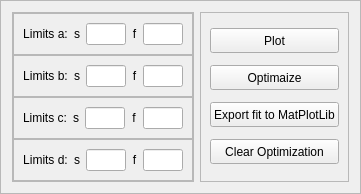
                             <widget class="QFrame" name="frame_35">
                              <property name="frameShape">
                               <enum>QFrame::StyledPanel</enum>
                              </property>
                              <property name="frameShadow">
                               <enum>QFrame::Raised</enum>
                              </property>
                              <layout class="QHBoxLayout" name="horizontalLayout_43">
                               <item>
                                <widget class="QFrame" name="frame_65">
                                 <property name="frameShape">
                                  <enum>QFrame::StyledPanel</enum>
                                 </property>
                                 <property name="frameShadow">
                                  <enum>QFrame::Raised</enum>
                                 </property>
                                 <layout class="QVBoxLayout" name="verticalLayout_21">
                                  <property name="spacing">
                                   <number>0</number>
                                  </property>
                                  <property name="leftMargin">
                                   <number>0</number>
                                  </property>
                                  <property name="topMargin">
                                   <number>0</number>
                                  </property>
                                  <property name="rightMargin">
                                   <number>0</number>
                                  </property>
                                  <property name="bottomMargin">
                                   <number>0</number>
                                  </property>
                                  <item>
                                   <widget class="QFrame" name="frame_67">
                                    <property name="frameShape">
                                     <enum>QFrame::StyledPanel</enum>
                                    </property>
                                    <property name="frameShadow">
                                     <enum>QFrame::Raised</enum>
                                    </property>
                                    <layout class="QHBoxLayout" name="horizontalLayout_42">
                                     <item>
                                      <widget class="QLabel" name="label_38">
                                       <property name="maximumSize">
                                        <size>
                                         <width>80</width>
                                         <height>16777215</height>
                                        </size>
                                       </property>
                                       <property name="text">
                                        <string>Limits a:</string>
                                       </property>
                                       <property name="alignment">
                                        <set>Qt::AlignCenter</set>
                                       </property>
                                      </widget>
                                     </item>
                                     <item>
                                      <widget class="QLabel" name="label_39">
                                       <property name="maximumSize">
                                        <size>
                                         <width>10</width>
                                         <height>16777215</height>
                                        </size>
                                       </property>
                                       <property name="text">
                                        <string>s</string>
                                       </property>
                                      </widget>
                                     </item>
                                     <item>
                                      <widget class="QLineEdit" name="lineEdit_analysis_s_limit_a">
                                       <property name="maximumSize">
                                        <size>
                                         <width>40</width>
                                         <height>16777215</height>
                                        </size>
                                       </property>
                                      </widget>
                                     </item>
                                     <item>
                                      <widget class="QLabel" name="label_40">
                                       <property name="maximumSize">
                                        <size>
                                         <width>10</width>
                                         <height>16777215</height>
                                        </size>
                                       </property>
                                       <property name="text">
                                        <string>f</string>
                                       </property>
                                       <property name="alignment">
                                        <set>Qt::AlignCenter</set>
                                       </property>
                                      </widget>
                                     </item>
                                     <item>
                                      <widget class="QLineEdit" name="lineEdit_analysis_f_limit_a">
                                       <property name="maximumSize">
                                        <size>
                                         <width>40</width>
                                         <height>16777215</height>
                                        </size>
                                       </property>
                                      </widget>
                                     </item>
                                    </layout>
                                   </widget>
                                  </item>
                                  <item>
                                   <widget class="QFrame" name="frame_analysis_f_limit_b">
                                    <property name="frameShape">
                                     <enum>QFrame::StyledPanel</enum>
                                    </property>
                                    <property name="frameShadow">
                                     <enum>QFrame::Raised</enum>
                                    </property>
                                    <layout class="QHBoxLayout" name="horizontalLayout_41">
                                     <item>
                                      <widget class="QLabel" name="label_35">
                                       <property name="maximumSize">
                                        <size>
                                         <width>80</width>
                                         <height>16777215</height>
                                        </size>
                                       </property>
                                       <property name="text">
                                        <string>Limits b:</string>
                                       </property>
                                       <property name="alignment">
                                        <set>Qt::AlignCenter</set>
                                       </property>
                                      </widget>
                                     </item>
                                     <item>
                                      <widget class="QLabel" name="label_36">
                                       <property name="maximumSize">
                                        <size>
                                         <width>10</width>
                                         <height>16777215</height>
                                        </size>
                                       </property>
                                       <property name="text">
                                        <string>s</string>
                                       </property>
                                      </widget>
                                     </item>
                                     <item>
                                      <widget class="QLineEdit" name="lineEdit_analysis_s_limit_b">
                                       <property name="maximumSize">
                                        <size>
                                         <width>40</width>
                                         <height>16777215</height>
                                        </size>
                                       </property>
                                      </widget>
                                     </item>
                                     <item>
                                      <widget class="QLabel" name="label_37">
                                       <property name="maximumSize">
                                        <size>
                                         <width>10</width>
                                         <height>16777215</height>
                                        </size>
                                       </property>
                                       <property name="text">
                                        <string>f</string>
                                       </property>
                                       <property name="alignment">
                                        <set>Qt::AlignCenter</set>
                                       </property>
                                      </widget>
                                     </item>
                                     <item>
                                      <widget class="QLineEdit" name="lineEdit_analysis_f_limit_b">
                                       <property name="maximumSize">
                                        <size>
                                         <width>40</width>
                                         <height>16777215</height>
                                        </size>
                                       </property>
                                      </widget>
                                     </item>
                                    </layout>
                                   </widget>
                                  </item>
                                  <item>
                                   <widget class="QFrame" name="frame_analysis_f_limit_b_2">
                                    <property name="frameShape">
                                     <enum>QFrame::StyledPanel</enum>
                                    </property>
                                    <property name="frameShadow">
                                     <enum>QFrame::Raised</enum>
                                    </property>
                                    <layout class="QHBoxLayout" name="horizontalLayout_44">
                                     <item>
                                      <widget class="QLabel" name="label_41">
                                       <property name="maximumSize">
                                        <size>
                                         <width>80</width>
                                         <height>16777215</height>
                                        </size>
                                       </property>
                                       <property name="text">
                                        <string>Limits c:</string>
                                       </property>
                                       <property name="alignment">
                                        <set>Qt::AlignCenter</set>
                                       </property>
                                      </widget>
                                     </item>
                                     <item>
                                      <widget class="QLabel" name="label_42">
                                       <property name="maximumSize">
                                        <size>
                                         <width>10</width>
                                         <height>16777215</height>
                                        </size>
                                       </property>
                                       <property name="text">
                                        <string>s</string>
                                       </property>
                                      </widget>
                                     </item>
                                     <item>
                                      <widget class="QLineEdit" name="lineEdit_analysis_s_limit_c">
                                       <property name="maximumSize">
                                        <size>
                                         <width>40</width>
                                         <height>16777215</height>
                                        </size>
                                       </property>
                                      </widget>
                                     </item>
                                     <item>
                                      <widget class="QLabel" name="label_43">
                                       <property name="maximumSize">
                                        <size>
                                         <width>10</width>
                                         <height>16777215</height>
                                        </size>
                                       </property>
                                       <property name="text">
                                        <string>f</string>
                                       </property>
                                       <property name="alignment">
                                        <set>Qt::AlignCenter</set>
                                       </property>
                                      </widget>
                                     </item>
                                     <item>
                                      <widget class="QLineEdit" name="lineEdit_analysis_f_limit_c">
                                       <property name="maximumSize">
                                        <size>
                                         <width>40</width>
                                         <height>16777215</height>
                                        </size>
                                       </property>
                                      </widget>
                                     </item>
                                    </layout>
                                   </widget>
                                  </item>
                                  <item>
                                   <widget class="QFrame" name="frame_analysis_f_limit_b_3">
                                    <property name="frameShape">
                                     <enum>QFrame::StyledPanel</enum>
                                    </property>
                                    <property name="frameShadow">
                                     <enum>QFrame::Raised</enum>
                                    </property>
                                    <layout class="QHBoxLayout" name="horizontalLayout_45">
                                     <item>
                                      <widget class="QLabel" name="label_44">
                                       <property name="maximumSize">
                                        <size>
                                         <width>80</width>
                                         <height>16777215</height>
                                        </size>
                                       </property>
                                       <property name="text">
                                        <string>Limits d:</string>
                                       </property>
                                       <property name="alignment">
                                        <set>Qt::AlignCenter</set>
                                       </property>
                                      </widget>
                                     </item>
                                     <item>
                                      <widget class="QLabel" name="label_45">
                                       <property name="maximumSize">
                                        <size>
                                         <width>10</width>
                                         <height>16777215</height>
                                        </size>
                                       </property>
                                       <property name="text">
                                        <string>s</string>
                                       </property>
                                      </widget>
                                     </item>
                                     <item>
                                      <widget class="QLineEdit" name="lineEdit_analysis_s_limit_d">
                                       <property name="maximumSize">
                                        <size>
                                         <width>40</width>
                                         <height>16777215</height>
                                        </size>
                                       </property>
                                      </widget>
                                     </item>
                                     <item>
                                      <widget class="QLabel" name="label_46">
                                       <property name="maximumSize">
                                        <size>
                                         <width>10</width>
                                         <height>16777215</height>
                                        </size>
                                       </property>
                                       <property name="text">
                                        <string>f</string>
                                       </property>
                                       <property name="alignment">
                                        <set>Qt::AlignCenter</set>
                                       </property>
                                      </widget>
                                     </item>
                                     <item>
                                      <widget class="QLineEdit" name="lineEdit_analysis_f_limit_d">
                                       <property name="maximumSize">
                                        <size>
                                         <width>40</width>
                                         <height>16777215</height>
                                        </size>
                                       </property>
                                      </widget>
                                     </item>
                                    </layout>
                                   </widget>
                                  </item>
                                 </layout>
                                </widget>
                               </item>
                               <item>
                                <widget class="QFrame" name="frame_63">
                                 <property name="frameShape">
                                  <enum>QFrame::StyledPanel</enum>
                                 </property>
                                 <property name="frameShadow">
                                  <enum>QFrame::Raised</enum>
                                 </property>
                                 <layout class="QVBoxLayout" name="verticalLayout_22">
                                  <item>
                                   <widget class="QPushButton" name="plot_analysis_btn">
                                    <property name="minimumSize">
                                     <size>
                                      <width>60</width>
                                      <height>25</height>
                                     </size>
                                    </property>
                                    <property name="text">
                                     <string>Plot</string>
                                    </property>
                                   </widget>
                                  </item>
                                  <item>
                                   <widget class="QPushButton" name="Optimaize_analysis_btn">
                                    <property name="minimumSize">
                                     <size>
                                      <width>60</width>
                                      <height>25</height>
                                     </size>
                                    </property>
                                    <property name="text">
                                     <string>Optimaize</string>
                                    </property>
                                   </widget>
                                  </item>
                                  <item>
                                   <widget class="QPushButton" name="matplotlib_fit_analsis_btn">
                                    <property name="minimumSize">
                                     <size>
                                      <width>60</width>
                                      <height>25</height>
                                     </size>
                                    </property>
                                    <property name="text">
                                     <string>Export fit to MatPlotLib</string>
                                    </property>
                                   </widget>
                                  </item>
                                  <item>
                                   <widget class="QPushButton" name="pushButton_analysis_clear_opt">
                                    <property name="minimumSize">
                                     <size>
                                      <width>60</width>
                                      <height>25</height>
                                     </size>
                                    </property>
                                    <property name="text">
                                     <string>Clear Optimization</string>
                                    </property>
                                   </widget>
                                  </item>
                                 </layout>
                                </widget>
                               </item>
                              </layout>
                             </widget>
